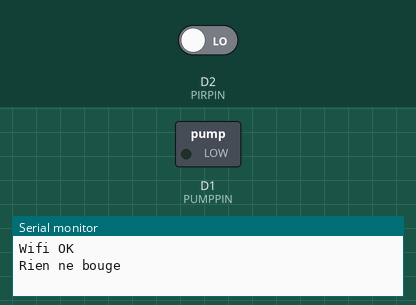
The sketch below on a simulated ESP8266 (NodeMCU). Parts: switched loads named in the sketch (green lamp = pin HIGH), the last lines printed to the serial monitor. The inputs (shaded band) are chosen by the test bench; at power-on: D2 (PIRPIN) LOW. WiFi joins after 1.5 s; servers stay silent unless stated.

Above: at 3.0 s.
3.1 s: D2 (PIRPIN) driven HIGH
At 5.7 s:
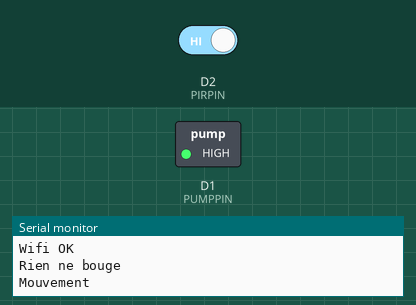
9.3 s: D2 (PIRPIN) driven LOW
At 11.5 s:
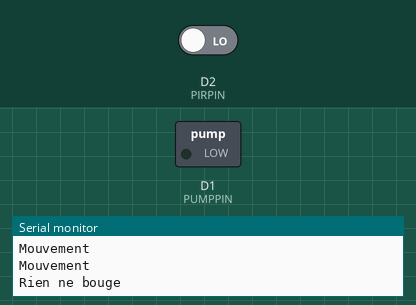
Timing chart, 0 to 13.0 s (numbered marks = the images above; inputs shaded):
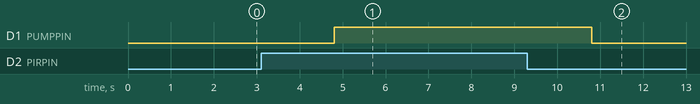

Measured:
- after the input at 3.1 s, D1 (PUMPPIN): LOW → HIGH after 1.7 s
- after the input at 9.3 s, D1 (PUMPPIN): HIGH → LOW after 1.5 s

The sketch:

AutomaticWaterPump.ino
```cpp
// So i guess all cats are the same and don't like to drink from their bowl.
// This project aims to launch a water pump when some movement is detected nearby


//#define BLYNK_PRINT Serial // Comment this out to disable prints and save space
//#include <SPI.h>;
#include <ESP8266WiFi.h>;
#include <BlynkSimpleEsp8266.h>;
//#include <SimpleTimer.h>; Désactivé pour le deepsleep mode

// You should get Auth Token in the Blynk App.
// Go to the Project Settings (nut icon).
char auth[] = "xxx"; // Your Blynk auth ket here
char ssid[] = "xxx"; // Your Wifi ssid here
char pass[] = "xxx"; // Your Wifi pwd here

#define PIRPIN D2 // capteur de mvt sur pin digital : sur nodemcu, le 4 correspond au D2
#define PUMPPIN D1 // mosfet connecté pompe, D3 = 5 sur nodemcu v3

const int duree = 3000; //durée pompe en ms
int PirSTate = LOW;
int val=1;

// This function sends Arduino's up time every second to Virtual Pin (5, 6, 7 &amp;amp;amp;amp;amp;amp; 8).
// In the app, Widget's reading frequency should be set to PUSH. This means
// that you define how often to send data to Blynk App.
void sendSensor()
{
  //Serial.println("Dans la boucle");

  //Blynk.virtualWrite(V5, h); // Humidity for gauge
  //Blynk.virtualWrite(V6, t); // Temperature for gauge
  //Serial.println("valeurs envoyées");
}

void setup()
{

  pinMode(PUMPPIN, OUTPUT);      // declare LED as output
  pinMode(PIRPIN, INPUT);     // declare sensor as input
  Serial.begin(57600);

  Blynk.begin(auth, ssid, pass);

  //On attend que le wifi soit connecté
  int nbEssais = 0;
  while (WiFi.status() != WL_CONNECTED) {
    delay(500);
  }
  digitalWrite(PUMPPIN, LOW);
  //sendSensor();
  Serial.println("Wifi OK");
}

void loop()
{
val=digitalRead(PIRPIN);
if (val==HIGH){
  Serial.println("Mouvement");
  digitalWrite(PUMPPIN, HIGH);
  delay(duree);
  digitalWrite(PUMPPIN, LOW);
}else{
  Serial.println("Rien ne bouge");
  delay (3000);
}

}
```
